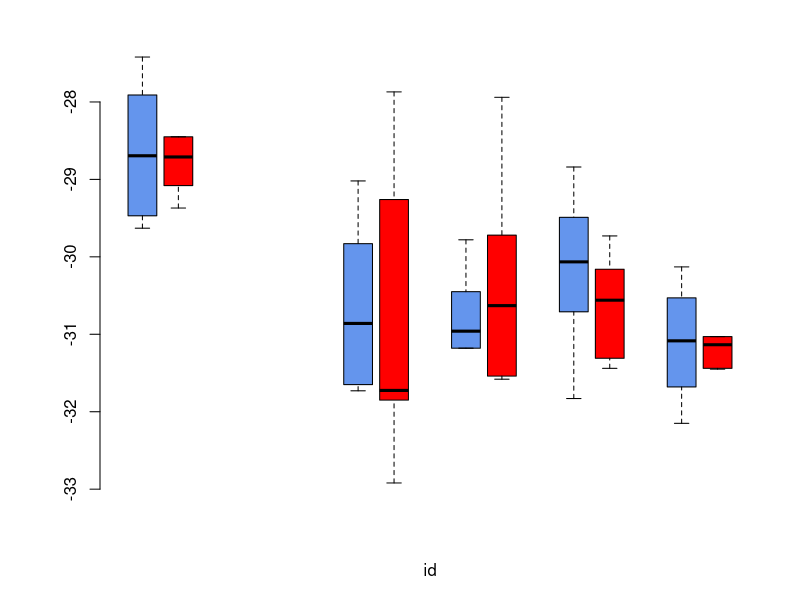

Generate this figure with R: (Note: this script raises an error after producing the figure.)
phloem <- read.csv("data/phloem_c13.csv")
  phloem$chamber <- as.factor(phloem$chamber)

trtkey <- read.csv("data/temp_trt.csv")

#add warming treatments
phloem2 <- merge(phloem, trtkey)
  

#add monthly 
campaignassign <- function(x) {
  x$campaign <- as.factor(x$campaign)
  x$month <- ifelse(x$campaign == 1,"October", "missing")
  x$month <- ifelse(x$campaign == 2, "December",  x$month)
  x$month <- ifelse(x$campaign == 3, "January", x$month)
  x$month <- ifelse(x$campaign == 4, "February",  x$month)
  x$month <- ifelse(x$campaign == 5, "March", x$month)
  xmonth <- as.factor(x$month)
  
  x$id <- with(x, paste(month, temp, sep="-"))
  return(x)
}


phloem3 <- campaignassign(phloem2)
phloem3$id <- factor(phloem3$id, c("October-ambient", "October-elevated", "December-ambient", "December-elevated", 
                                   "January-ambient", "January-elevated", "February-ambient", "February-elevated",
                                   "March-ambient","March-elevated"))

monthlab <- c("October", "December", "January", "February", "March")
#bar plot by month and treatment

windows()
palette(c("cornflowerblue", "red"))
par(mar=c(5,5,2,2))
boxplot(d13C ~ id, data = phloem3, col=palette(), outline=FALSE,at=c(1,2, 7,8, 10,11, 13,14, 16:17), xaxt='n',
        ylab=expression(Phloem~{delta}^13*C~~('\211')))
 axis(1, at=c(1.5, 7.5, 10.5, 13.5, 16.5), labels=monthlab)
legend("bottomleft", c("Ambient", "Elevated"), pch=22, pt.bg=palette(),  bty='n', pt.cex=1.5)
dev.copy2pdf(file="output/deltaphloem.pdf")
dev.off()
phl <- phloem3
phl$chamber2 <- as.character(phl$chamber)
phl$chamber <- ifelse((nchar(phl$chamber2) == 1), paste0('C0', phl$chamber2), paste0('C', phl$chamber2))
phl$month <- str_sub(phl$month, 1, 3)
names(phl)[2] <- 'd13Cph'